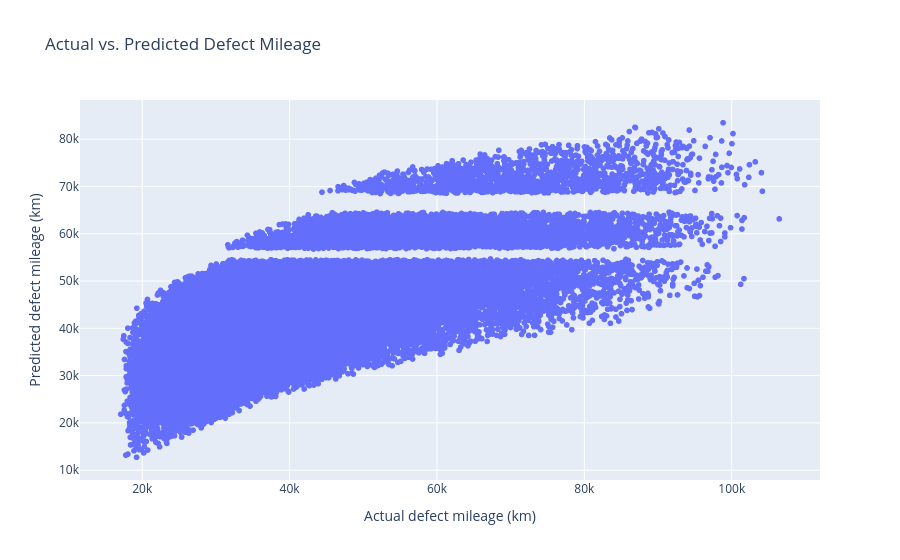

This figure's notebook cell:
### Markdown cell above
### Actual versus predicted mileage

The actual defect mileage is compared with the mileage predicted by the
linear regression model. This helps to assess how closely the predictions
follow the observed values.

### Code cell
fig = px.scatter(
    x=y_test,
    y=y_pred,
    labels={
        "x": "Actual defect mileage (km)",
        "y": "Predicted defect mileage (km)"
    },
    title="Actual vs. Predicted Defect Mileage"
)

fig.show()

### Figure 1 — Plotly figure (JSON) as saved in the notebook; plotly's stock layout.template omitted (floating-point values rounded to 4 significant figures; data arrays with more than 128 entries replaced by an {"elided": "..."} marker saying what was removed)
{"data": [{"hovertemplate": "Actual defect mileage (km)=%{x}<br>Predicted defect mileage (km)=%{y}<extra></extra>", "legendgroup": "", "marker": {"color": "#636efa", "symbol": "circle"}, "mode": "markers", "name": "", "showlegend": false, "type": "scattergl", "x": {"elided": "39614 float values"}, "xaxis": "x", "y": {"elided": "39614 float values"}, "yaxis": "y"}], "layout": {"legend": {"tracegroupgap": 0}, "title": {"text": "Actual vs. Predicted Defect Mileage"}, "xaxis": {"anchor": "y", "domain": [0, 1], "title": {"text": "Actual defect mileage (km)"}}, "yaxis": {"anchor": "x", "domain": [0, 1], "title": {"text": "Predicted defect mileage (km)"}}}}
